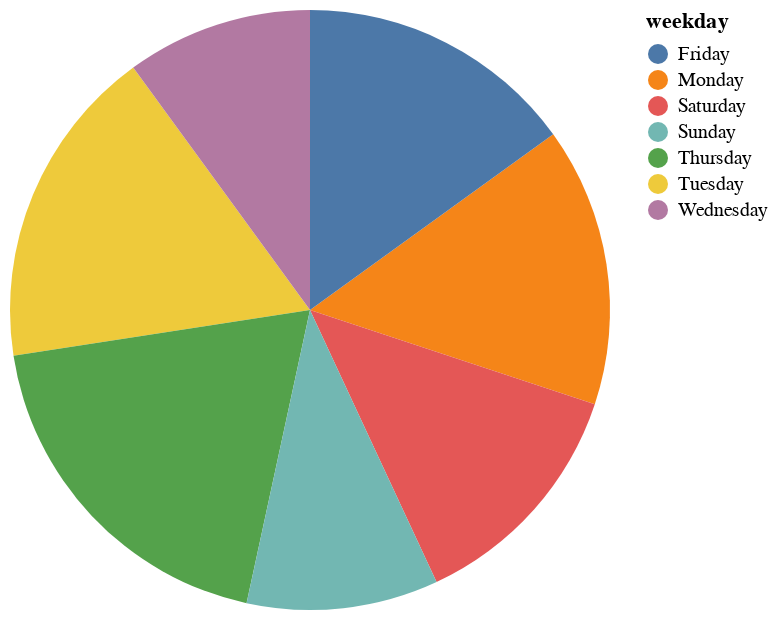

Notebook code cell kept with this figure:
### Code cell
import altair as alt

# Find the weekday with the maximum number of bookings
max_bookings_weekday = bookings_by_weekday.loc[bookings_by_weekday['number_of_bookings'].idxmax()]

# Create a pie chart
chart = alt.Chart(bookings_by_weekday).mark_arc().encode(
    theta=alt.Theta(field="number_of_bookings", type="quantitative"),
    color=alt.Color(field="weekday", type="nominal")
)

# Display the chart and the weekday with maximum bookings
print("Weekday with maximum bookings:")
print(max_bookings_weekday)
chart

### Figure 1 — Vega-Lite specification as saved in the notebook (floating-point values rounded to 4 significant figures)
{"config": {"view": {"continuousWidth": 300, "continuousHeight": 300}}, "data": {"name": "data-6ae8110a0751a259110db5fbc756aa78"}, "mark": {"type": "arc"}, "encoding": {"color": {"field": "weekday", "type": "nominal"}, "theta": {"field": "number_of_bookings", "type": "quantitative"}}, "$schema": "https://vega.github.io/schema/vega-lite/v5.20.1.json", "datasets": {"data-6ae8110a0751a259110db5fbc756aa78": [{"weekday": "Monday", "number_of_bookings": 51}, {"weekday": "Tuesday", "number_of_bookings": 59}, {"weekday": "Wednesday", "number_of_bookings": 34}, {"weekday": "Thursday", "number_of_bookings": 65}, {"weekday": "Friday", "number_of_bookings": 51}, {"weekday": "Saturday", "number_of_bookings": 44}, {"weekday": "Sunday", "number_of_bookings": 35}]}}
